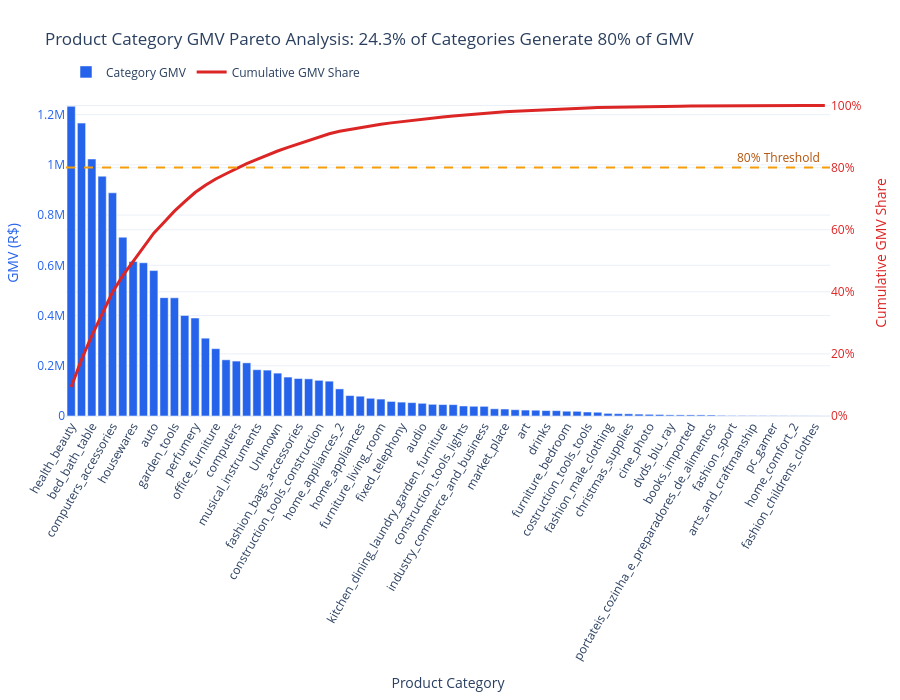

Here is the notebook cell this chart was saved with:
### Code cell
# Build a product-category Pareto table from delivered-order GMV
category_pareto = category_share.sort_values("gmv", ascending=False).reset_index(drop=True).copy()
category_pareto["cumulative_share"] = category_pareto["gmv"].cumsum() / category_pareto["gmv"].sum()
pareto_80_category_count = int(category_pareto["cumulative_share"].ge(0.80).idxmax() + 1)
pareto_80_category_percentage = pareto_80_category_count / len(category_pareto)

# Plot category GMV and cumulative market share with an 80% reference line
category_pareto_figure = go.Figure()
category_pareto_figure.add_trace(
    go.Bar(
        x=category_pareto["category_name"],
        y=category_pareto["gmv"],
        name="Category GMV",
        marker={"color": "#2563EB"},
        customdata=category_pareto[["market_share"]],
        hovertemplate="<b>%{x}</b><br>GMV: R$ %{y:,.0f}<br>Market Share: %{customdata[0]:.2%}<extra></extra>",
    )
)
category_pareto_figure.add_trace(
    go.Scatter(
        x=category_pareto["category_name"],
        y=category_pareto["cumulative_share"],
        name="Cumulative GMV Share",
        mode="lines",
        line={"color": "#DC2626", "width": 3},
        marker={"size": 6},
        yaxis="y2",
        hovertemplate="<b>%{x}</b><br>Cumulative Share: %{y:.2%}<extra></extra>",
    )
)
category_pareto_figure.update_layout(
    title=f"Product Category GMV Pareto Analysis: {pareto_80_category_percentage:.1%} of Categories Generate 80% of GMV",
    xaxis={"title": "Product Category", "tickangle": -60, "automargin": True},
    yaxis={"title": {"text": "GMV (R$)", "font": {"color": "#2563EB"}}, "tickfont": {"color": "#2563EB"}},
    yaxis2={"title": {"text": "Cumulative GMV Share", "font": {"color": "#DC2626"}}, "tickfont": {"color": "#DC2626"}, "tickformat": ".0%", "range": [0, 1.05], "overlaying": "y", "side": "right"},
    template="plotly_white",
    height=700,
    legend={"orientation": "h", "y": 1.10},
    shapes=[
        {"type": "line", "xref": "paper", "x0": 0, "x1": 1, "yref": "y2", "y0": 0.80, "y1": 0.80, "line": {"color": "#F59E0B", "width": 2, "dash": "dash"}}
    ],
    annotations=[
        {"xref": "paper", "x": 0.99, "yref": "y2", "y": 0.80, "text": "80% Threshold", "showarrow": False, "xanchor": "right", "yanchor": "bottom", "font": {"color": "#B45309"}}
    ],
    margin={"t": 90, "l": 60, "r": 70, "b": 180},
)
category_pareto_figure.show()

### Figure 1 — Plotly figure (JSON) as saved in the notebook; plotly's stock layout.template omitted (floating-point values rounded to 4 significant figures)
{"data": [{"customdata": [[0.09327], [0.0882], [0.07741], [0.07222], [0.06722], [0.05385], [0.04656], [0.04615], [0.04379], [0.03565], [0.03559], [0.03029], [0.02951], [0.02344], [0.02028], [0.01693], [0.01654], [0.01601], [0.01394], [0.01382], [0.01291], [0.01173], [0.01129], [0.01119], [0.01075], [0.01049], [0.008165], [0.006157], [0.005962], [0.005337], [0.005094], [0.004387], [0.004184], [0.004033], [0.003825], [0.003524], [0.003444], [0.003426], [0.003022], [0.002933], [0.002912], [0.002173], [0.002102], [0.001898], [0.001789], [0.00174], [0.001628], [0.001612], [0.001441], [0.001415], [0.001203], [0.00113], [0.0007906], [0.0007038], [0.0006609], [0.0005694], [0.0005048], [0.0004564], [0.0003436], [0.0003377], [0.0003342], [0.000327], [0.0002975], [0.0001993], [0.0001584], [0.0001554], [0.0001372], [0.0001135], [9.885e-05], [8.396e-05], [5.75e-05], [5.521e-05], [3.933e-05], [2.143e-05]], "hovertemplate": "<b>%{x}</b><br>GMV: R$ %{y:,.0f}<br>Market Share: %{customdata[0]:.2%}<extra></extra>", "marker": {"color": "#2563EB"}, "name": "Category GMV", "type": "bar", "x": ["health_beauty", "watches_gifts", "bed_bath_table", "sports_leisure", "computers_accessories", "furniture_decor", "housewares", "cool_stuff", "auto", "toys", "garden_tools", "baby", "perfumery", "telephony", "office_furniture", "stationery", "computers", "pet_shop", "musical_instruments", "small_appliances", "Unknown", "electronics", "fashion_bags_accessories", "consoles_games", "construction_tools_construction", "luggage_accessories", "home_appliances_2", "home_construction", "home_appliances", "agro_industry_and_commerce", "furniture_living_room", "home_confort", "fixed_telephony", "air_conditioning", "audio", "small_appliances_home_oven_and_coffee", "kitchen_dining_laundry_garden_furniture", "books_general_interest", "construction_tools_lights", "construction_tools_safety", "industry_commerce_and_business", "food", "market_place", "costruction_tools_garden", "art", "fashion_shoes", "drinks", "signaling_and_security", "furniture_bedroom", "books_technical", "costruction_tools_tools", "food_drink", "fashion_male_clothing", "fashion_underwear_beach", "christmas_supplies", "tablets_printing_image", "cine_photo", "music", "dvds_blu_ray", "party_supplies", "books_imported", "furniture_mattress_and_upholstery", "portateis_cozinha_e_preparadores_de_alimentos", "fashio_female_clothing", "fashion_sport", "la_cuisine", "arts_and_craftmanship", "diapers_and_hygiene", "pc_gamer", "flowers", "home_comfort_2", "cds_dvds_musicals", "fashion_childrens_clothes", "security_and_services"], "y": [1233000.0, 1166000.0, 1023000.0, 954900.0, 888700.0, 711900.0, 615600.0, 610200.0, 579000.0, 471300.0, 470500.0, 400400.0, 390100.0, 309900.0, 268200.0, 223800.0, 218700.0, 211700.0, 184300.0, 182800.0, 170700.0, 155000.0, 149300.0, 148000.0, 142100.0, 138700.0, 108000.0, 81410.0, 78830.0, 70570.0, 67350.0, 58010.0, 55320.0, 53320.0, 50570.0, 46590.0, 45530.0, 45300.0, 39960.0, 38770.0, 38500.0, 28730.0, 27800.0, 25100.0, 23660.0, 23000.0, 21530.0, 21320.0, 19050.0, 18700.0, 15900.0, 14940.0, 10450.0, 9306.0, 8738.0, 7528.0, 6674.0, 6034.0, 4543.0, 4465.0, 4419.0, 4323.0, 3934.0, 2635.0, 2095.0, 2055.0, 1814.0, 1501.0, 1307.0, 1110.0, 760.3, 730.0, 520.0, 283.3]}, {"hovertemplate": "<b>%{x}</b><br>Cumulative Share: %{y:.2%}<extra></extra>", "line": {"color": "#DC2626", "width": 3}, "marker": {"size": 6}, "mode": "lines", "name": "Cumulative GMV Share", "type": "scatter", "x": ["health_beauty", "watches_gifts", "bed_bath_table", "sports_leisure", "computers_accessories", "furniture_decor", "housewares", "cool_stuff", "auto", "toys", "garden_tools", "baby", "perfumery", "telephony", "office_furniture", "stationery", "computers", "pet_shop", "musical_instruments", "small_appliances", "Unknown", "electronics", "fashion_bags_accessories", "consoles_games", "construction_tools_construction", "luggage_accessories", "home_appliances_2", "home_construction", "home_appliances", "agro_industry_and_commerce", "furniture_living_room", "home_confort", "fixed_telephony", "air_conditioning", "audio", "small_appliances_home_oven_and_coffee", "kitchen_dining_laundry_garden_furniture", "books_general_interest", "construction_tools_lights", "construction_tools_safety", "industry_commerce_and_business", "food", "market_place", "costruction_tools_garden", "art", "fashion_shoes", "drinks", "signaling_and_security", "furniture_bedroom", "books_technical", "costruction_tools_tools", "food_drink", "fashion_male_clothing", "fashion_underwear_beach", "christmas_supplies", "tablets_printing_image", "cine_photo", "music", "dvds_blu_ray", "party_supplies", "books_imported", "furniture_mattress_and_upholstery", "portateis_cozinha_e_preparadores_de_alimentos", "fashio_female_clothing", "fashion_sport", "la_cuisine", "arts_and_craftmanship", "diapers_and_hygiene", "pc_gamer", "flowers", "home_comfort_2", "cds_dvds_musicals", "fashion_childrens_clothes", "security_and_services"], "y": [0.09327, 0.1815, 0.2589, 0.3311, 0.3983, 0.4522, 0.4987, 0.5449, 0.5887, 0.6243, 0.6599, 0.6902, 0.7197, 0.7431, 0.7634, 0.7803, 0.7969, 0.8129, 0.8268, 0.8406, 0.8536, 0.8653, 0.8766, 0.8878, 0.8985, 0.909, 0.9172, 0.9233, 0.9293, 0.9346, 0.9397, 0.9441, 0.9483, 0.9523, 0.9562, 0.9597, 0.9631, 0.9666, 0.9696, 0.9725, 0.9754, 0.9776, 0.9797, 0.9816, 0.9834, 0.9851, 0.9868, 0.9884, 0.9898, 0.9912, 0.9924, 0.9936, 0.9943, 0.995, 0.9957, 0.9963, 0.9968, 0.9972, 0.9976, 0.9979, 0.9983, 0.9986, 0.9989, 0.9991, 0.9992, 0.9994, 0.9995, 0.9996, 0.9997, 0.9998, 0.9999, 0.9999, 1.0, 1.0], "yaxis": "y2"}], "layout": {"annotations": [{"font": {"color": "#B45309"}, "showarrow": false, "text": "80% Threshold", "x": 0.99, "xanchor": "right", "xref": "paper", "y": 0.8, "yanchor": "bottom", "yref": "y2"}], "height": 700, "legend": {"orientation": "h", "y": 1.1}, "margin": {"b": 180, "l": 60, "r": 70, "t": 90}, "shapes": [{"line": {"color": "#F59E0B", "dash": "dash", "width": 2}, "type": "line", "x0": 0, "x1": 1, "xref": "paper", "y0": 0.8, "y1": 0.8, "yref": "y2"}], "title": {"text": "Product Category GMV Pareto Analysis: 24.3% of Categories Generate 80% of GMV"}, "xaxis": {"automargin": true, "tickangle": -60, "title": {"text": "Product Category"}}, "yaxis": {"tickfont": {"color": "#2563EB"}, "title": {"font": {"color": "#2563EB"}, "text": "GMV (R$)"}}, "yaxis2": {"overlaying": "y", "range": [0, 1.05], "side": "right", "tickfont": {"color": "#DC2626"}, "tickformat": ".0%", "title": {"font": {"color": "#DC2626"}, "text": "Cumulative GMV Share"}}}}
